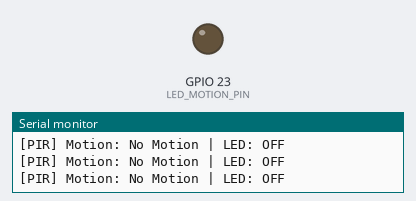
Recording of a sketch running on a simulated ESP32. On the bench: output pins drawn as LEDs (lit = HIGH), the last lines printed to the serial monitor. WiFi joins after 1.5 s; servers stay silent unless stated; the local clock reads 2024-03-15 10:24:30 at power-on unless the sketch sets it; no MQTT or app messages arrive unless stated.

Above: at 3.3 s.
At 7.6 s:
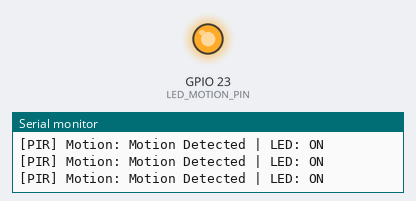
Timing chart, 0 to 14.6 s (numbered marks = the images above):
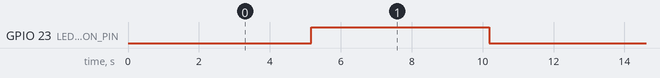

The sketch:

motion.ino
```cpp
// =======================================================
// esp32-bedroom-event.ino — PIR Motion Sensor (Mock 5s Toggle)
// Full working sketch: WiFi + TLS + MQTT + Watchdog + Mock PIR
// =======================================================

#include "secrets.h"  // WIFI_SSID, WIFI_PASSWORD, AWS_CERT_CA, AWS_CERT_CRT, AWS_CERT_PRIVATE, AWS_IOT_ENDPOINT
#include <WiFi.h>
#include <WiFiClientSecure.h>
#include <PubSubClient.h>
#include <ArduinoJson.h>
#include <time.h>

// ---------------------------
// 1) Hardware & State
// ---------------------------
const int PIR_PIN = 19;
const int LED_MOTION_PIN = 23;
const char* DEVICE_ID = "motion";

int previousPIRState = LOW;
String lastMotion = "No Motion";

// --- MOCK SENSOR VARIABLES ---
bool isMocking = true;  // false ถ้าใช้เซ็นเซอร์จริง
unsigned long lastMockChangeMs = 0;
const unsigned long MOCK_TOGGLE_INTERVAL_MS = 5000;  // Toggle ทุก 5 วิ
int mockPIRState = LOW;

// ---------------------------
// 2) Topics
// ---------------------------
const char* MOTION_EVENT_TOPIC = "smarthome/event/livingroom/motion";
const char* WATCHDOG_TOPIC = "smarthome/watchdog/livingroom";

// ---------------------------
// 3) MQTT / TLS / Timing
// ---------------------------
WiFiClientSecure net;
PubSubClient client(net);

unsigned long lastWatchdogMs = 0;
const unsigned long WDT_INTERVAL_MS = 300000;  // 5 นาที

// ---------------------------
// 4) Prototypes
// ---------------------------
void connectWiFi();
void syncTime();
void connectAWS();
void ensureMqtt();
void publishMotionEvent();
void publishWatchdog();
void readPIRLogic();
int mockPIRRead();

// =======================================================
// 5) WiFi + NTP + AWS IoT Functions
// =======================================================
void connectWiFi() {
  WiFi.mode(WIFI_STA);
  WiFi.begin(WIFI_SSID, WIFI_PASSWORD);
  Serial.print("[WiFi] Connecting");
  while (WiFi.status() != WL_CONNECTED) {
    delay(500);
    Serial.print(".");
  }
  Serial.print(" OK IP=");
  Serial.println(WiFi.localIP());
}

void syncTime() {
  configTime(0, 0, "pool.ntp.org", "time.nist.gov");
  Serial.print("[Time] Syncing NTP");
  time_t now = time(nullptr);
  while (now < 24 * 3600) {
    delay(500);
    Serial.print(".");
    now = time(nullptr);
  }
  Serial.println(" OK");
}

void connectAWS() {
  net.setCACert(AWS_CERT_CA);
  net.setCertificate(AWS_CERT_CRT);
  net.setPrivateKey(AWS_CERT_PRIVATE);

  client.setServer(AWS_IOT_ENDPOINT, 8883);
  client.setCallback([](char* topic, byte* payload, unsigned int length) {
    Serial.println("[MQTT] Received message (ignored)");
  });

  ensureMqtt();
}

void ensureMqtt() {
  if (client.connected()) return;

  Serial.print("[MQTT] Connecting to AWS IoT");
  while (!client.connected()) {
    if (client.connect(DEVICE_ID)) {
      Serial.println(" OK");
      break;
    } else {
      Serial.print(" rc=");
      Serial.print(client.state());
      Serial.println(" retry in 5s");
      delay(5000);
    }
  }
  client.loop();
}

// =======================================================
// 6) Publish Functions
// =======================================================
void publishMotionEvent() {
  if (!client.connected()) return;

  StaticJsonDocument<256> doc;
  doc["Motion"] = lastMotion;
  doc["TimeStamp"] = (uint32_t)time(nullptr);

  char buf[256];
  size_t n = serializeJson(doc, buf);
  bool ok = client.publish(MOTION_EVENT_TOPIC, (uint8_t*)buf, n);
  Serial.print("[EVENT] Publish Motion: ");
  Serial.println(ok ? "OK" : "FAILED");
  Serial.printf("  Topic: %s, Payload: %s\n", MOTION_EVENT_TOPIC, buf);
}

void publishWatchdog() {
  if (!client.connected()) return;

  StaticJsonDocument<128> doc;
  doc["deviceId"] = DEVICE_ID;
  doc["status"] = "alive";
  doc["timestamp"] = (uint32_t)time(nullptr);

  char buf[128];
  size_t n = serializeJson(doc, buf);
  bool ok = client.publish(WATCHDOG_TOPIC, (uint8_t*)buf, n);
  Serial.print("[WDT] Watchdog: ");
  Serial.println(ok ? "OK" : "FAILED");
}

// =======================================================
// 7) Mock PIR Sensor Read (Toggle every 5s)
// =======================================================
int mockPIRRead() {
  unsigned long now = millis();

  if (now - lastMockChangeMs >= MOCK_TOGGLE_INTERVAL_MS) {
    mockPIRState = (mockPIRState == LOW) ? HIGH : LOW;
    lastMockChangeMs = now;

    lastMotion = (mockPIRState == HIGH) ? "Motion Detected" : "No Motion";
    Serial.printf("[MOCK] %s\n", lastMotion.c_str());

    // ส่ง event ทันทีเมื่อเปลี่ยนสถานะ
    publishMotionEvent();
  }

  return mockPIRState;
}

// =======================================================
// 8) Read PIR Logic (Support real + mock)
// =======================================================
void readPIRLogic() {
  int motion;
  if (isMocking) {
    motion = mockPIRRead();
  } else {
    motion = digitalRead(PIR_PIN);
    lastMotion = (motion == HIGH) ? "Motion Detected" : "No Motion";
  }

  digitalWrite(LED_MOTION_PIN, (motion == HIGH) ? HIGH : LOW);
  Serial.printf("[PIR] Motion: %s | LED: %s\n",
                lastMotion.c_str(),
                (motion == HIGH ? "ON" : "OFF"));
}

// =======================================================
// 9) Arduino Setup / Loop
// =======================================================
void setup() {
  Serial.begin(115200);

  lastWatchdogMs = millis();
  lastMockChangeMs = millis();

  client.setBufferSize(512);
  client.setKeepAlive(60);

  pinMode(LED_MOTION_PIN, OUTPUT);
  if (!isMocking) pinMode(PIR_PIN, INPUT);

  digitalWrite(LED_MOTION_PIN, LOW);

  connectWiFi();
  syncTime();
  connectAWS();
}

void loop() {
  if (!client.loop()) ensureMqtt();

  readPIRLogic();

  unsigned long now = millis();
  if (now - lastWatchdogMs >= WDT_INTERVAL_MS) {
    lastWatchdogMs = now;
    publishWatchdog();
  }

  delay(200);
}
```

secrets-template.h
```cpp
// =======================================================
// secrets.h
// ไฟล์สำหรับเก็บข้อมูลสำคัญที่ใช้ในการเชื่อมต่อ
// =======================================================

// ---------------------------
// 1. กำหนดค่า Wi-Fi และ AWS IoT
// ---------------------------
#define THINGNAME "YOUR_THING_NAME" // Client ID และชื่อ Thing
const char WIFI_SSID[] = "YOUR_WIFI_SSID";
const char WIFI_PASSWORD[] = "YOUR_WIFI_PASSWORD";
const char AWS_IOT_ENDPOINT[] = "YOUR_AWS_IOT_ENDPOINT_HERE"; // ตัวอย่าง: "xxxxxxxxxxxxxx-ats.iot.us-west-2.amazonaws.com"

// ---------------------------
// 2. Certificates (ใช้รูปแบบ R"EOF(...)EOF" และ PROGMEM)
// ---------------------------

// Amazon Root CA 1
static const char AWS_CERT_CA[] PROGMEM = R"EOF(
-----BEGIN CERTIFICATE-----
YOUR_ROOT_CA_CERTIFICATE_HERE
-----END CERTIFICATE-----
)EOF";

// Device Certificate
static const char AWS_CERT_CRT[] PROGMEM = R"EOF(
-----BEGIN CERTIFICATE-----
YOUR_DEVICE_CERTIFICATE_HERE
-----END CERTIFICATE-----
)EOF";

// Device Private Key
static const char AWS_CERT_PRIVATE[] PROGMEM = R"EOF(
-----BEGIN RSA PRIVATE KEY-----
YOUR_PRIVATE_KEY_HERE
-----END RSA PRIVATE KEY-----
)EOF";
```

Measured:
- by itself, GPIO 23 (LED_MOTION_PIN): alternates HIGH for 5.0 s and LOW for 5.0 s
